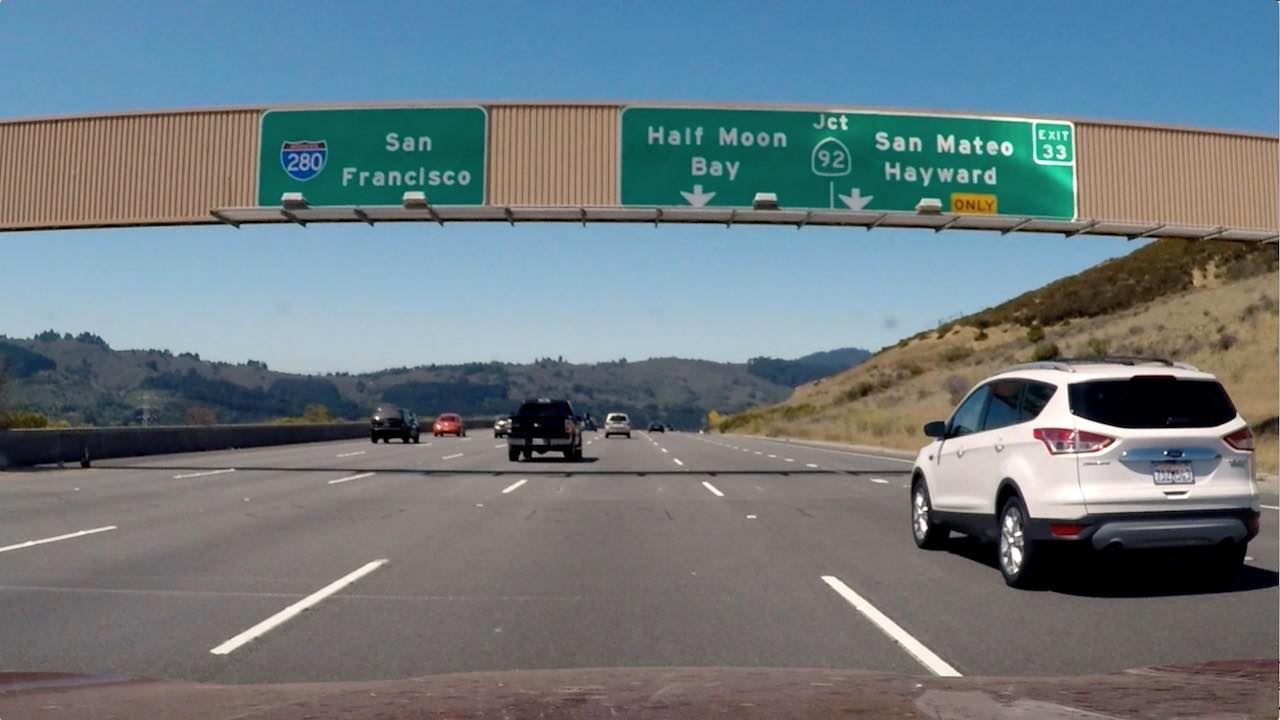
#> input picture signs_vehicles_xygrad.png, 1280 x 720 px, found by its file name
$ python hls.py
#> lines starting #> are read from the running program, lines starting #| are printed output that depends on the picture; after the words box and inside, x2 and y2 are one past the last pixel; in counts of white or black regions, pixels touching at a corner belong together
import PIL
import matplotlib.image as mpimg
import matplotlib.pyplot as plt
import numpy as np
import cv2


def HLS_Channel(img_bgr, channel='l', thresh=(0,255)):

	img_hls = cv2.cvtColor(img_bgr, cv2.COLOR_BGR2HLS)

	if channel == 'h':
		colorChannel = img_hls[:,:,0]

	elif channel == 'l':
		colorChannel = img_hls[:,:,1]

	elif channel == 's':
		colorChannel = img_hls[:,:,2]

	else:
		raise

	binary = np.zeros_like(colorChannel)
	binary[(colorChannel >= thresh[0]) & (colorChannel <= thresh[1])] = 1

	return binary


if __name__=='__main__':

	image_bgr = cv2.imread('./signs_vehicles_xygrad.png')
#> image_bgr is the input picture: shape (720, 1280, 3); mean B, G, R 127.5, 121.6, 109.2

	h_binary = HLS_Channel(image_bgr, 'h', thresh=(5,30))
#> in HLS_Channel, `img_hls = cv2.cvtColor(img_bgr, cv2.COLOR_BGR2HLS)`: img_hls: shape (720, 1280, 3); mean of channels 0, 1, 2 60.2, 118.8, 64.7
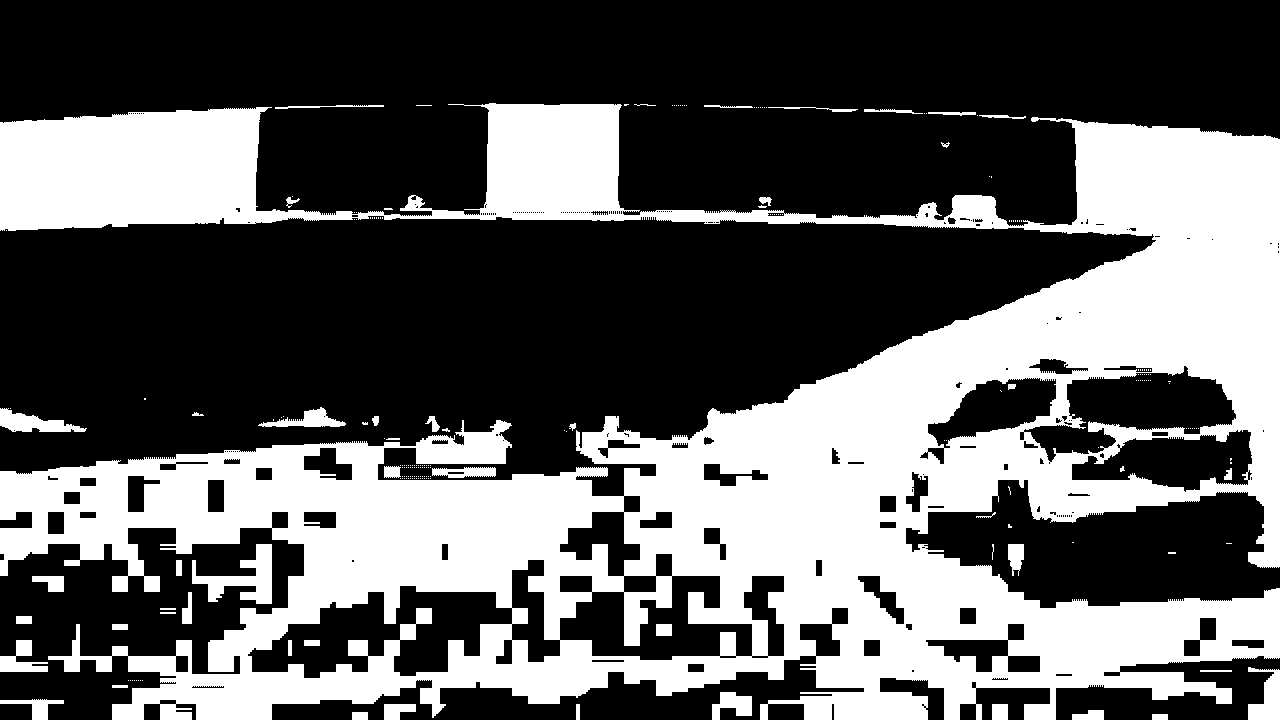
#> h_binary: shape (720, 1280); values 0 (black) and 1 (white), 37.4% white; 222 white regions (175 under 20 px), largest, box (x1, y1, x2, y2) and area: (0, 103, 1280, 720) 332090, (192, 544, 272, 604) 2104, (0, 408, 87, 432) 1081
	l_binary = HLS_Channel(image_bgr, 'l', thresh=(5,30))
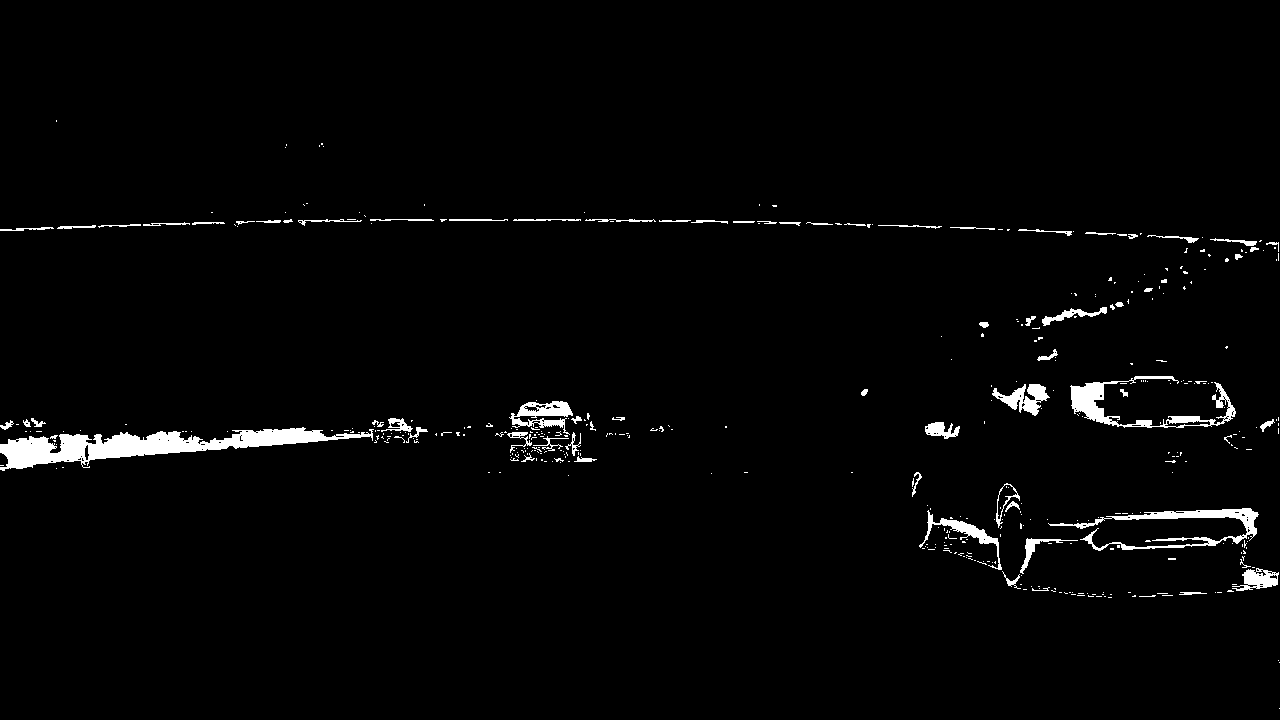
#> l_binary: shape (720, 1280); values 0 (black) and 1 (white), 2.2% white; 436 white regions (362 under 20 px), largest, box (x1, y1, x2, y2) and area: (0, 427, 374, 471) 6192, (1070, 376, 1236, 428) 2141, (1048, 508, 1259, 551) 2042
	s_binary = HLS_Channel(image_bgr, 's', thresh=(5,30))
#> call 3 of HLS_Channel, with channel = 's', thresh = (5, 30)
#> in HLS_Channel (call 3), `colorChannel = img_hls[:,:,2]`:
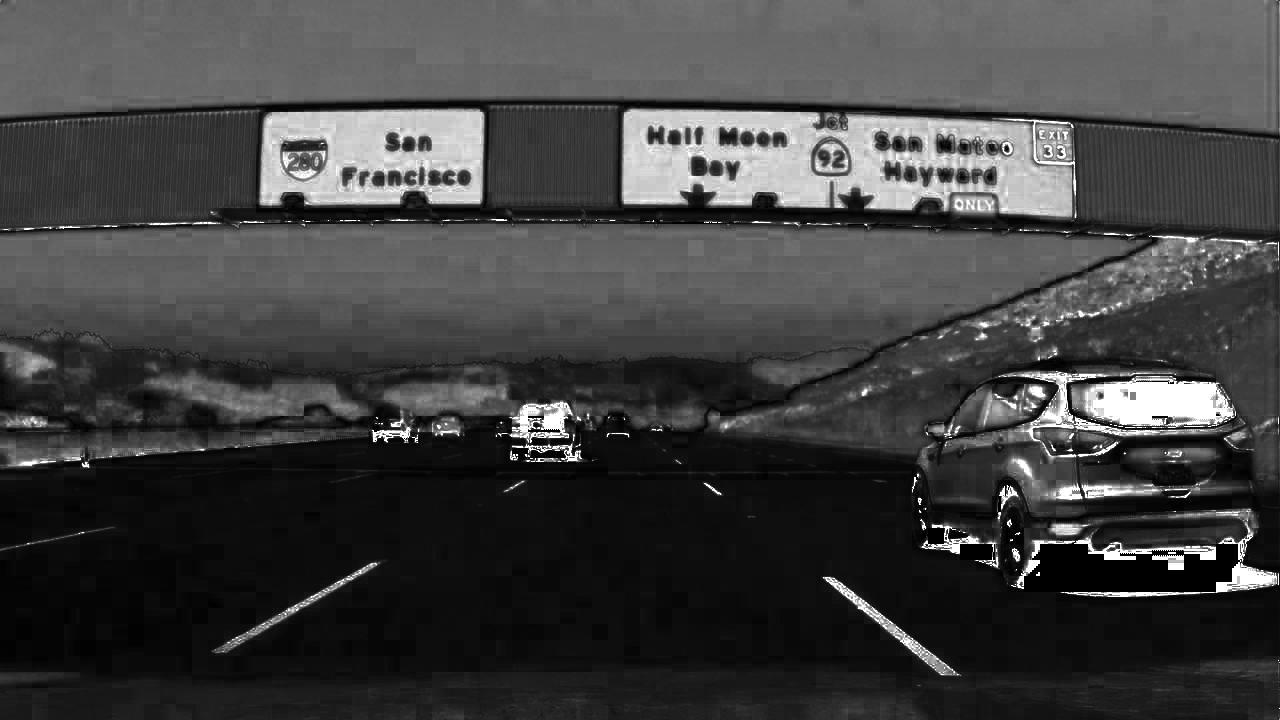
#> colorChannel: shape (720, 1280); min 0, max 255, mean 64.7
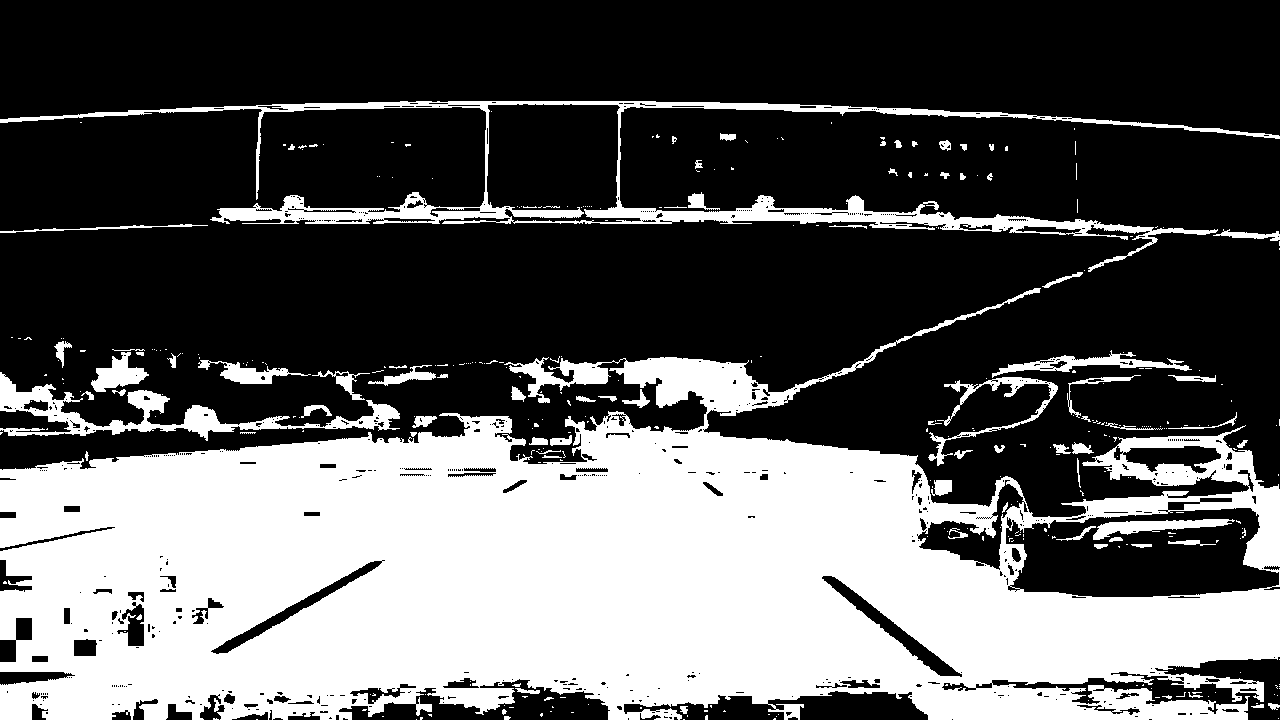
#> s_binary: shape (720, 1280); values 0 (black) and 1 (white), 36.3% white; 353 white regions (269 under 20 px), largest, box (x1, y1, x2, y2) and area: (0, 288, 1280, 720) 294712, (0, 101, 1280, 272) 19293, (0, 372, 400, 441) 6009

	plt.imshow(s_binary, cmap='gray')
	plt.show()

	mpimg.imsave('./h_binary.png', h_binary, cmap='gray')
	mpimg.imsave('./l_binary.png', l_binary, cmap='gray')
	mpimg.imsave('./s_binary.png', s_binary, cmap='gray')
